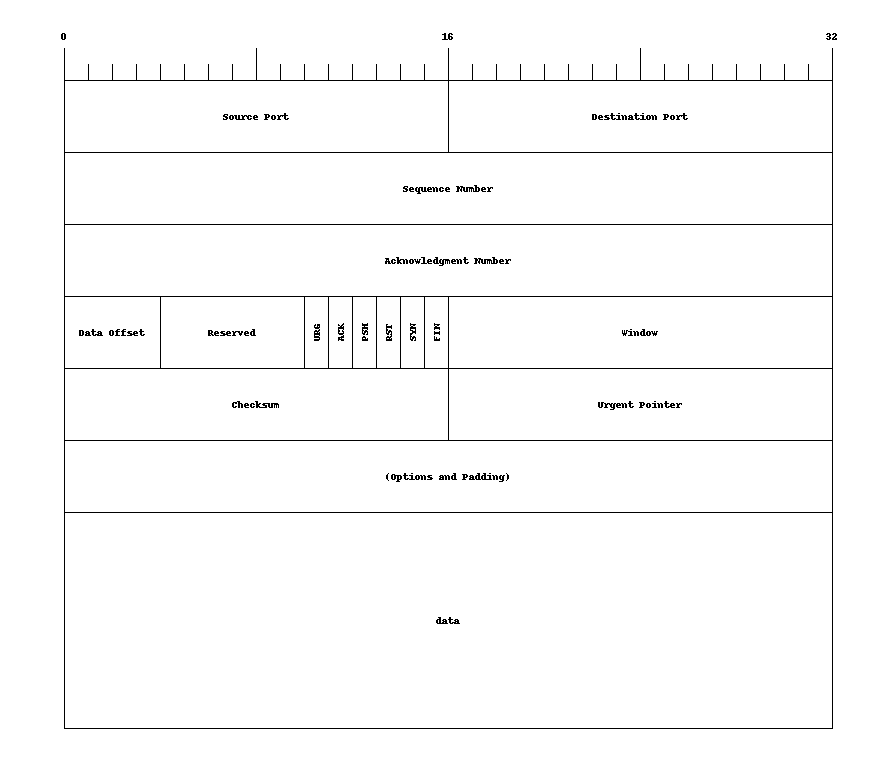

Python code for this plot:

from packetdiag import parser, builder, drawer


# sphinx extension
#.. seqdiag::
#
#    seqdiag admin {
#      A -> B -> C;
#    }


packet_diagram_definition = u"""
packetdiag {
  colwidth = 32
  node_height = 72

  0-15: Source Port
  16-31: Destination Port
  32-63: Sequence Number
  64-95: Acknowledgment Number
  96-99: Data Offset
  100-105: Reserved
  106: URG [rotate = 270]
  107: ACK [rotate = 270]
  108: PSH [rotate = 270]
  109: RST [rotate = 270]
  110: SYN [rotate = 270]
  111: FIN [rotate = 270]
  112-127: Window
  128-143: Checksum
  144-159: Urgent Pointer
  160-191: (Options and Padding)
  192-223: data [colheight = 3]
   }
"""

packet_tree = parser.parse_string(packet_diagram_definition)
packet_diagram = builder.ScreenNodeBuilder.build(packet_tree)
packet_draw = drawer.DiagramDraw('PNG', packet_diagram, filename="packet_diagram.png")
packet_draw.draw()
packet_draw.save()
